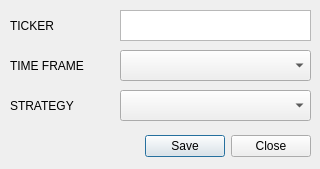
<?xml version="1.0" encoding="UTF-8"?>
<ui version="4.0">
 <class>Dialog</class>
 <widget class="QDialog" name="Dialog">
  <property name="geometry">
   <rect>
    <x>0</x>
    <y>0</y>
    <width>320</width>
    <height>169</height>
   </rect>
  </property>
  <property name="sizePolicy">
   <sizepolicy hsizetype="Fixed" vsizetype="Fixed">
    <horstretch>0</horstretch>
    <verstretch>0</verstretch>
   </sizepolicy>
  </property>
  <property name="windowTitle">
   <string>Dialog</string>
  </property>
  <widget class="QDialogButtonBox" name="buttonBox">
   <property name="geometry">
    <rect>
     <x>10</x>
     <y>130</y>
     <width>301</width>
     <height>32</height>
    </rect>
   </property>
   <property name="orientation">
    <enum>Qt::Horizontal</enum>
   </property>
   <property name="standardButtons">
    <set>QDialogButtonBox::Close|QDialogButtonBox::Save</set>
   </property>
  </widget>
  <widget class="QTextEdit" name="textEdit">
   <property name="geometry">
    <rect>
     <x>120</x>
     <y>10</y>
     <width>191</width>
     <height>31</height>
    </rect>
   </property>
  </widget>
  <widget class="QLabel" name="label">
   <property name="geometry">
    <rect>
     <x>10</x>
     <y>10</y>
     <width>101</width>
     <height>31</height>
    </rect>
   </property>
   <property name="text">
    <string>TICKER</string>
   </property>
  </widget>
  <widget class="QLabel" name="label_2">
   <property name="geometry">
    <rect>
     <x>10</x>
     <y>50</y>
     <width>101</width>
     <height>31</height>
    </rect>
   </property>
   <property name="text">
    <string>TIME FRAME</string>
   </property>
  </widget>
  <widget class="QComboBox" name="comboBox">
   <property name="geometry">
    <rect>
     <x>120</x>
     <y>50</y>
     <width>191</width>
     <height>31</height>
    </rect>
   </property>
  </widget>
  <widget class="QLabel" name="label_3">
   <property name="geometry">
    <rect>
     <x>10</x>
     <y>90</y>
     <width>101</width>
     <height>31</height>
    </rect>
   </property>
   <property name="text">
    <string>STRATEGY</string>
   </property>
  </widget>
  <widget class="QComboBox" name="comboBox_2">
   <property name="geometry">
    <rect>
     <x>120</x>
     <y>90</y>
     <width>191</width>
     <height>31</height>
    </rect>
   </property>
  </widget>
 </widget>
 <resources/>
 <connections>
  <connection>
   <sender>buttonBox</sender>
   <signal>accepted()</signal>
   <receiver>Dialog</receiver>
   <slot>accept()</slot>
   <hints>
    <hint type="sourcelabel">
     <x>248</x>
     <y>254</y>
    </hint>
    <hint type="destinationlabel">
     <x>157</x>
     <y>274</y>
    </hint>
   </hints>
  </connection>
  <connection>
   <sender>buttonBox</sender>
   <signal>rejected()</signal>
   <receiver>Dialog</receiver>
   <slot>reject()</slot>
   <hints>
    <hint type="sourcelabel">
     <x>316</x>
     <y>260</y>
    </hint>
    <hint type="destinationlabel">
     <x>286</x>
     <y>274</y>
    </hint>
   </hints>
  </connection>
 </connections>
</ui>
